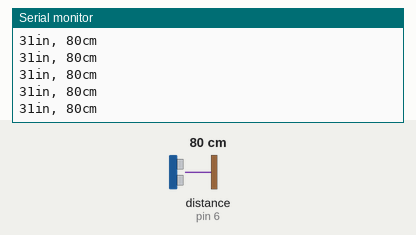
Bench run of a sketch on a simulated Arduino Uno, built with avr-gcc and run on an emulated ATmega328P. Parts: the last lines printed to the serial monitor. Wiring (inferred from the names in the program): ultrasonic range finder: trigger pin 7; echo pin 6. The test bench sets the inputs (shaded band); at power-on: distance to the obstacle (sensor on pin 6) 80 cm. The echo pulse lasts 58.3 µs per cm.

Above: at 1.2 s.
1.3 s: distance to the obstacle (sensor on pin 6) set to 2 cm
At 1.9 s:
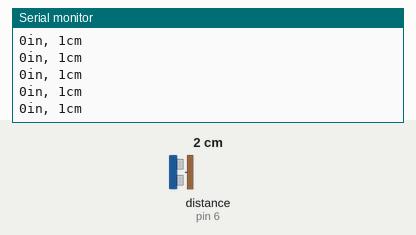
4.3 s: distance to the obstacle (sensor on pin 6) set to 4 cm
At 5.4 s:
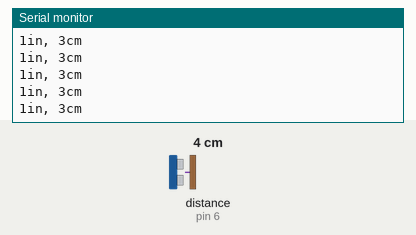
7.3 s: distance to the obstacle (sensor on pin 6) set to 60 cm
At 8.1 s:
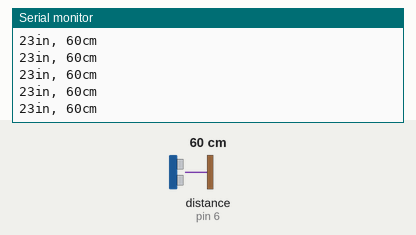
Timing chart, 0 to 10.3 s (numbered marks = the images above; inputs shaded):
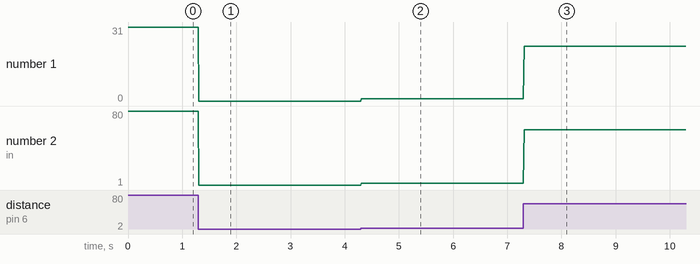

The sketch:

bluetooth_sensor_code.ino
```cpp
//void setup() {
//  Serial.begin(9600);
//  Serial.println("Arduino Bluetooth App");
//  delay(2500);
//}
//
//void loop() {
//
//  Serial.println("0");
//  Serial.println("1");
//  Serial.println("0");
//  Serial.println("0");
//  Serial.println("1");
//  Serial.println("0");
//  Serial.println("1");
//  Serial.println("1");
//  Serial.println("Created by: Aritra");
//  delay(500);
//
//}

/*=======================================================*/

//
//void setup() {
//  // put your setup code here, to run once:
//  Serial.begin(9600);
//  pinMode(8, OUTPUT);
//}
//
//void loop() {
//  // put your main code here, to run repeatedly:
//  if(Serial.available()>0)
//    {
//      char data = Serial.read(); // Reading the data received from bluetooth module
//      switch(data)
//      {
//        case '1': digitalWrite(8, HIGH);
//        Serial.println("Light on");
//        break;
//        case '0': digitalWrite(8, LOW);
//        Serial.println("Light off");
//        break;
//        default: break;
//      }
//      Serial.println(data);
//    }
//    delay(50);
//}

/*===================================================================*/

const int pingPin = 7; // Trigger Pin of Ultrasonic Sensor
const int echoPin = 6; // Echo Pin of Ultrasonic Sensor

void setup() {
   Serial.begin(9600); // Starting Serial Terminal
}

void loop() {
   long duration, inches, cm;
   pinMode(pingPin, OUTPUT);
   digitalWrite(pingPin, LOW);
   delayMicroseconds(2);
   digitalWrite(pingPin, HIGH);
   delayMicroseconds(10);
   digitalWrite(pingPin, LOW);
   pinMode(echoPin, INPUT);
   duration = pulseIn(echoPin, HIGH);
   inches = microsecondsToInches(duration);
   cm = microsecondsToCentimeters(duration);
   Serial.print(inches);
   Serial.print("in, ");
   Serial.print(cm);
   Serial.print("cm");
   Serial.println();
   delay(10);
}

long microsecondsToInches(long microseconds) {
   return microseconds / 74 / 2;
}

long microsecondsToCentimeters(long microseconds) {
   return microseconds / 29 / 2;
}
```

Measured:
- after the input at 1.3 s, the serial monitor: prints a new line at once (image 1)
- after the input at 4.3 s, the serial monitor: prints a new line at once (image 2)
- after the input at 7.3 s, the serial monitor: prints a new line at once (image 3)
- plotted number 1: 31 → 0 after the input at 1.3 s, 1 → 23 after the input at 7.3 s
- plotted number 2: 80 → 1 after the input at 1.3 s, 1 → 3 after the input at 4.3 s, 3 → 60 after the input at 7.3 s
